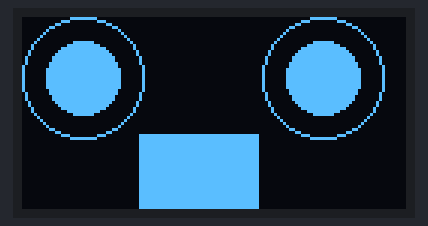
The sketch below on a simulated Arduino Uno, built with avr-gcc and run on an emulated ATmega328P. Shown: 128×64 one-colour display.

Above: at 0.2 s.
At 4.35 s:
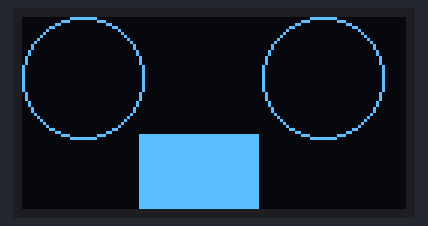

Measured:
- what the display in image 0 shows lasts 4.0 s, from 0.1 s to 4.1 s
- what the display in image 1 shows lasts 0.5 s, from 4.1 s to 4.6 s

The sketch:

i2c_vis.ino
```cpp
#include <Wire.h>
#include <Adafruit_GFX.h>
#include <Adafruit_SSD1306.h>

#define SCREEN_WIDTH 128
#define SCREEN_HEIGHT 64
#define OLED_RESET    -1
#define SCREEN_ADDRESS 0x3C

Adafruit_SSD1306 display(SCREEN_WIDTH, SCREEN_HEIGHT, &Wire, OLED_RESET);


int X = 10;
int Y = 10;


void setup() {
  // put your setup code here, to run once:


  if (!display.begin(SSD1306_SWITCHCAPVCC, SCREEN_ADDRESS)) {
    for (;;); // Bloquer en cas d'erreur d'initialisation
  }


display.clearDisplay();
display.display();


display.drawCircle(20, 20 , 20, SSD1306_WHITE);
display.drawCircle(100, 20 , 20, SSD1306_WHITE);
carre(40, 40, 1);
}


void carre(int x, int y, int t){
  display.fillRect(x-t, y-t, x, y, SSD1306_WHITE);
  display.display();
}

void neuil(int time){
display.fillCircle(20, 20, 12, SSD1306_WHITE);
display.fillCircle(100, 20, 12, SSD1306_WHITE);
display.display();
delay(time);

display.fillCircle(20, 20, 12, SSD1306_BLACK);
display.fillCircle(100, 20, 12, SSD1306_BLACK);
display.display();
delay(time/10);
}


void loop() {
  // put your main code here, to run repeatedly:
neuil(4000);

}
```
